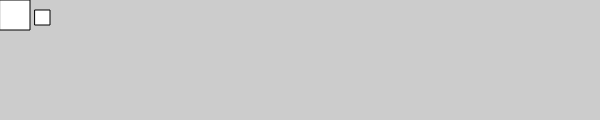
Frame 1 (no input)
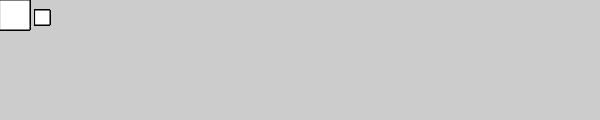
Frame 60 (no input)
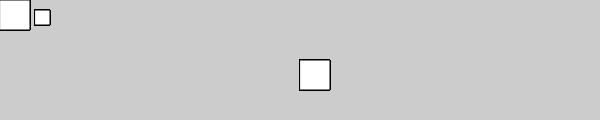
Frame 120 (the mouse pressed at the canvas centre since frame 60)

The p5.js sketch that drew these frames (run headless with seeded random() and noise() and a simulated clock; from frame 60 on, the mouse is pressed at the canvas centre):

// p5.js sketch
// ── sketch.js
function setup() {
  createCanvas(600, 120);
  background(204);
}

function draw() {
  push();
  translate(mouseX, mouseY);
  rect(0, 0, 30, 30);
  pop();
  translate(35, 10);
  rect(0, 0, 15, 15);
}
